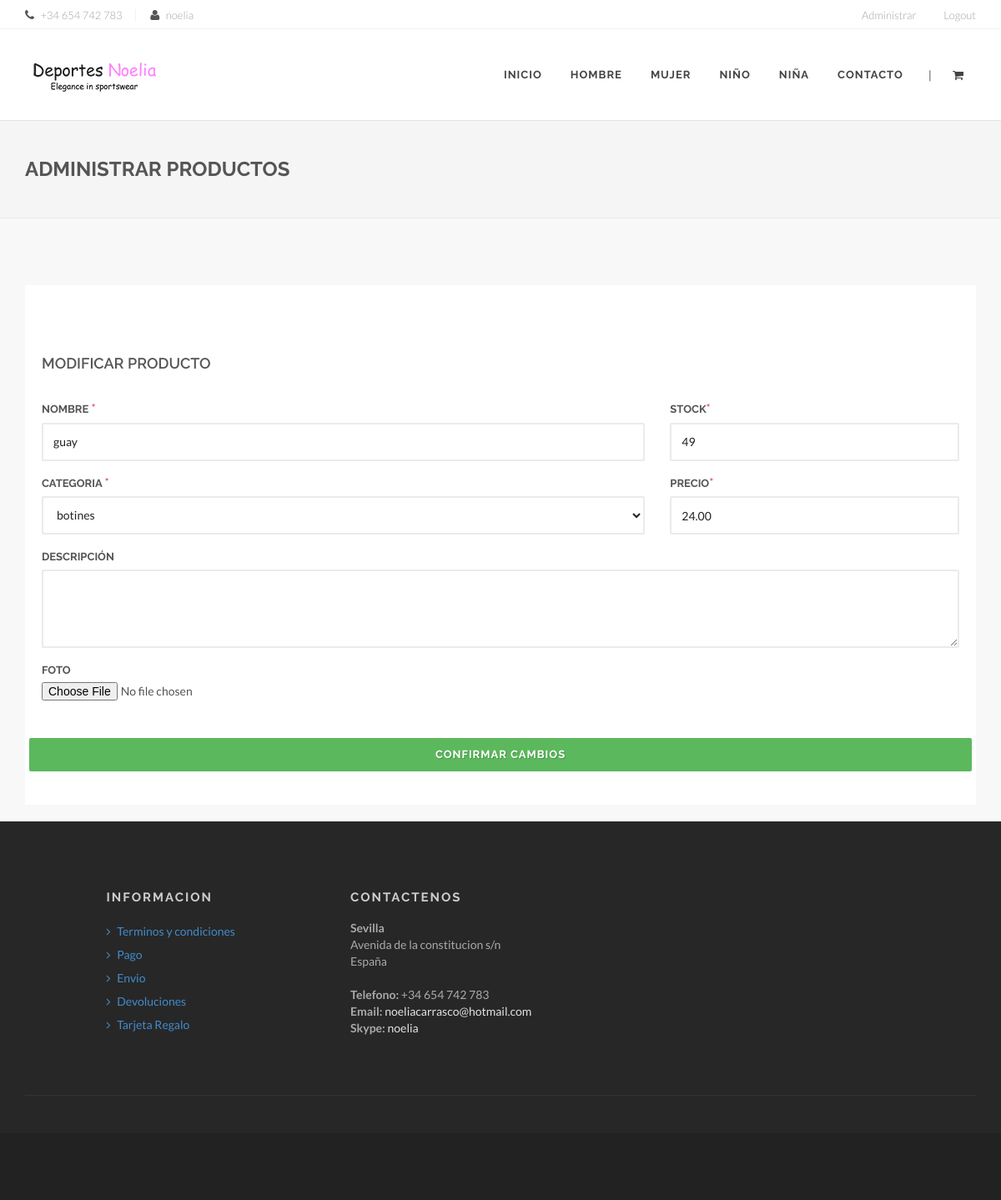
Screenshot of /modificarProducto.php?i=3 (signed in) with the database file from the repository.
### tables this page shows
CREATE TABLE IF NOT EXISTS `productos` (
  `IDPRODUCTO` int(11) NOT NULL AUTO_INCREMENT,
  `NOMBRE` varchar(25) NOT NULL,
  `PRECIO` decimal(6,2) NOT NULL,
  `STOCK` int(11) NOT NULL,
  `FOTO` varchar(25) NOT NULL,
  `IDCATEGORIA` int(11),
  `DESCRIPCION` varchar(25) NOT NULL,
  PRIMARY KEY (`IDPRODUCTO`),
  KEY `productos_ibfk_1` (`IDCATEGORIA`)
);

### modificarProducto.php (the view, shortened to what this page needs)
<?PHP
include_once("./db_configuration.php");
	$mysqli = new mysqli($db_host, $db_user, $db_password, "deportes");
	$consulta = "SELECT * FROM productos WHERE IDPRODUCTO = '".$_REQUEST['i']."' ORDER BY IDPRODUCTO";
	$producto_elegido = null;
	if ($resultado = $mysqli->query($consulta)) {
		if($resultado->num_rows > 0){
			$producto_elegido = $resultado->fetch_assoc();
		}
	}
	$consulta = "SELECT * FROM categorias ORDER BY IDCATEGORIA";
	$categorias = [];
	if ($resultado = $mysqli->query($consulta)) {
		if($resultado->num_rows > 0){
			while ( $fila = $resultado->fetch_assoc() ) {
				array_push($categorias, $fila);
			}
		}
	}
?>
<!DOCTYPE html>
<html>
<head>
    <link rel="stylesheet" href="assets/css/bootstrap.css" type="text/css" />
    <link rel="stylesheet" href="assets/css/font-awesome.min.css" type="text/css" />
    <link rel="stylesheet" href="assets/css/animate.css" type="text/css" />
    <link rel="stylesheet" href="assets/js/vendor/flexslider/flexslider.css" type="text/css" />
    <link rel="stylesheet" href="assets/js/vendor/magnific/magnific-popup.css" type="text/css" />
    <link rel="stylesheet" href="assets/js/vendor/owl/assets/owl.carousel.css" type="text/css" />
    <link rel="stylesheet" href="assets/js/vendor/bootstrap-select/css/bootstrap-select.min.css" type="text/css" />
    <link rel="stylesheet" href="assets/js/vendor/range-slider/css/styles.css" type="text/css" />
    <link rel="stylesheet" href="assets/js/vendor/touchspin/jquery.bootstrap-touchspin.css" type="text/css" />
    <link rel="stylesheet" href="assets/js/vendor/starrr/starrr.css" type="text/css" />
    <link rel="stylesheet" type="text/css" href="assets/js/vendor/rs-plugin/css/settings.css" media="screen" />
    <link rel="stylesheet" href="assets/js/vendor/animsition/css/animsition.min.css">
    <link rel="stylesheet" href="assets/css/style.css" type="text/css" />
</head>
<body>
    <div id="wrapper" class="clearfix animsition">
       <nav id="add-navbar">
            <div class="container clearfix">
                <ul class="pull-right">
					<?PHP
						if((isset($_SESSION['IDUSUARIO']) && $_SESSION['IDUSUARIO'] != '') && (isset($_SESSION['rol']) && intval($_SESSION['rol']) == 2)){
					?>
					<li><a href="#">Administrar</a>
					</li>
					<?PHP
						}
					?>
					<?PHP
						if(!isset($_SESSION['IDUSUARIO'])){
					?>
                    <li><a href="login.php">Login</a></li>
					<?PHP
						}else{
					?>
                    <li><a href="disconnect.php">Logout</a></li>
					<?PHP
						}
					?>
                </ul>
                <ul class="divided">
                    <li><i class="fa fa-phone mr-5"></i> <span>+34 654 742 783</span></li>                    <li><i class="fa fa-user mr-5"></i> <span><?= $_SESSION['IDUSUARIO'] ?></span></li>
                </ul>
            </div>
        </nav>
        <header id="header" class="dark">
            <div id="header-wrap">
                <div class="container clearfix">
                    <div id="branding">
                        <a href="index.php" class="brand-normal"><img src="assets/images/logo-dark.png" alt="Minovate"></a>
                    </div>
					<nav id="main-navbar">
                       <ul>
                            <li><a href="index.php">Inicio</a></li>
                            <li><a href="#">Hombre</a>
                            </li>
                            <li><a href="#">Mujer</a>
                            </li>
                            <li><a href="#">Niño</a>
                            </li>
                            <li><a href="#">Niña</a>
                            </li>
                            <li><a href="contact.php">Contacto</a>
                            </li>
                        </ul>
                       <div id="shopping-cart">
                            <a href="#" id="shopping-cart-trigger"><i class="fa fa-shopping-cart"></i></a>
                        </div>
                        <div id="search-toggle"> <span class="divider">|</span></div>
                    </nav>
                </div>
            </div>
        </header>
         <section id="breadcrumbs" class="breadcrumbs">
            <div class="container clearfix">
                <h1>Administrar productos</h1>
        </section>
        <section id="content">
            <div class="content-wrap">
                <div class="container clearfix">
                    <div class="row">
                        <div class="col-md-12">
                            <div class="checkout">
                                <div class="row">
                                    <div class="col-md-12">
                                        <h4 class="mt-40">MODIFICAR PRODUCTO</h4>
                                        <form action="cambiarDatosProducto.php" method="post" enctype="multipart/form-data">
                                            <div class="row">
                                                <div class="form-group col-sm-8">
                                                    <label for="nombre">Nombre <span class="text-lightred" style="font-size: 15px">*</span></label>
                                                    <input name="nombre" type="text" class="form-control myInput" id="nombre" value="<?=$producto_elegido['NOMBRE']?>" required>
                                                </div>
                                                <div class="form-group col-sm-4">
                                                    <label for="stock">Stock<span class="text-lightred" style="font-size: 15px">*</span></label>
                                                    <input name="stock" type="number" class="form-control myInput" id="stock" value="<?=$producto_elegido['STOCK']?>" required>
                                                </div>
                                            </div>
                                            <div class="row">
                                                <div class="form-group col-sm-8">
                                                    <label for="categoria">Categoria <span class="text-lightred" style="font-size: 15px">*</span></label>
													<select name="categoria" class="form-control myInput" id="categoria">
													<?PHP
														foreach($categorias as $categoria){
															if($categoria['IDCATEGORIA'] != $producto_elegido['IDCATEGORIA']){
													?>
														<option value="<?=$categoria['IDCATEGORIA']?>"><?=$categoria['NOMBRE']?></option>
													<?PHP
															}else{
													?>
														<option value="<?=$categoria['IDCATEGORIA']?>" selected><?=$categoria['NOMBRE']?></option>
													<?PHP
															}
														}
													?>
													</select>
                                                </div>
                                                <div class="form-group col-sm-4">
                                                    <label for="precio">Precio<span class="text-lightred" style="font-size: 15px">*</span></label>
                                                    <input name="precio" type="number" class="form-control myInput" id="precio" value="<?=$producto_elegido['PRECIO']?>" required>
                                                </div>
                                            </div>
                                            <div class="row">
                                                <div class="form-group col-sm-12">
                                                    <label for="descripcion">Descripción</label>
                                                    <textarea name="descripcion" type="text" class="form-control myInput" id="descripcion" cols="10" rows="3" ><?=$producto_elegido['DESCRIPCION']?></textarea>
                                                </div>
                                            </div>
                                            <div class="row">
                                                <div class="form-group col-sm-12">
                                                    <label for="fileToUpload">Foto</label>
                                                    <input type="file" name="fileToUpload" class="myInput" id="fileToUpload">
                                                </div>
                                            </div>
											<div class="row">
												<button type="submit" class="myBtn myBtn-success myBtn-rounded" style="width:100%;margin-top:30px;">Confirmar cambios</button>
											</div>
                                        </form>
                                    </div>
                                </div>
                            </div>
                        </div>
                    </div>
                </div>
        <footer id="footer">
            <div class="footer-main">
                <div class="container">
                    <div class="row">
                        <div class="col-md-3 col-md-offset-1">
                            <div class="widget widget-menu mb-0">
                                <h4><strong>Informacion</strong></h4>
                                <ul class="list-unstyled">
                                    <li><a href="#"><i class="fa fa-angle-right"></i> Terminos y condiciones</a></li>
                                    <li><a href="#"><i class="fa fa-angle-right"></i> Pago</a></li>
                                    <li><a href="#"><i class="fa fa-angle-right"></i> Envio</a></li>
                                    <li><a href="#"><i class="fa fa-angle-right"></i> Devoluciones</a></li>
                                    <li><a href="#"><i class="fa fa-angle-right"></i> Tarjeta Regalo</a></li>
                                </ul>
                            </div>
                        </div>
                        <div class="col-md-4">
                            <div class="widget widget-contact mt-20-md">
                                <h4><strong>Contactenos</strong> </h4>
                                <address>
                                    <strong>Sevilla</strong><br>
                                    Avenida de la constitucion s/n<br>
                                    España<br/><br/>
                                    <strong>Telefono:</strong> +34 654 742 783<br>
                                    <strong>Email:</strong> <a href="noeliacarrasco@hotmail.com">noeliacarrasco@hotmail.com</a><br>
                                    <strong>Skype:</strong> <a href="#">noelia</a>
                                </address>
                            </div>
                        </div>
                    </div>
                    <div class="line"></div>
                </div>
            </div>
            <div class="footer-bottom">
            </div>
        </footer>
    </div>
</body>
</html>

### rows the page displays
productos: nombre "guay", stock "49", precio "24.00"

### other values shown
$_SESSION['IDUSUARIO'] "noelia"
form field categoria "botines"
